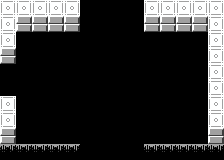

Tiled map render using the project's own tile images. Description and the whole map definition, tile-layer contents included, below:
An orthogonal 14x10 tile map with 16x16 px tiles, 1 tile layer (Tile Layer 1).

<map version="1.9" tiledversion="1.9.0" orientation="orthogonal" renderorder="right-down" width="14" height="10" tilewidth="16" tileheight="16" infinite="0" nextlayerid="2" nextobjectid="1">
 <tileset firstgid="1" source="../room_tileset.tsx" />
 <layer id="1" name="Tile Layer 1" width="14" height="10">
  <data encoding="csv">
4,4,4,4,4,1,1,1,1,4,4,4,4,4,
4,3,3,3,3,1,1,1,1,3,3,3,3,4,
4,1,1,1,1,1,1,1,1,1,1,1,1,4,
3,1,1,1,1,1,1,1,1,1,1,1,1,4,
1,1,1,1,1,1,1,1,1,1,1,1,1,4,
1,1,1,1,1,1,1,1,1,1,1,1,1,4,
4,1,1,1,1,1,1,1,1,1,1,1,1,4,
4,1,1,1,1,1,1,1,1,1,1,1,1,4,
3,1,1,1,1,1,1,1,1,1,1,1,1,3,
5,5,5,5,5,1,1,1,1,5,5,5,5,5
</data>
 </layer>
</map>
